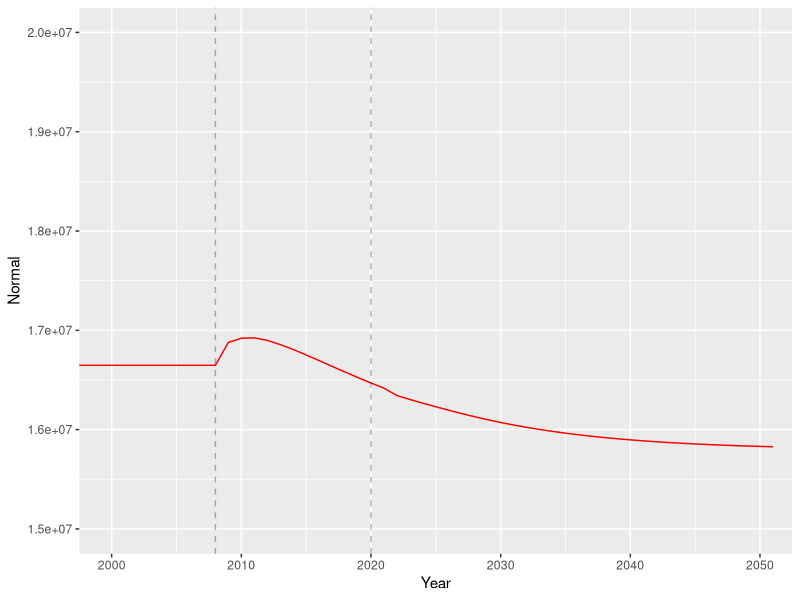
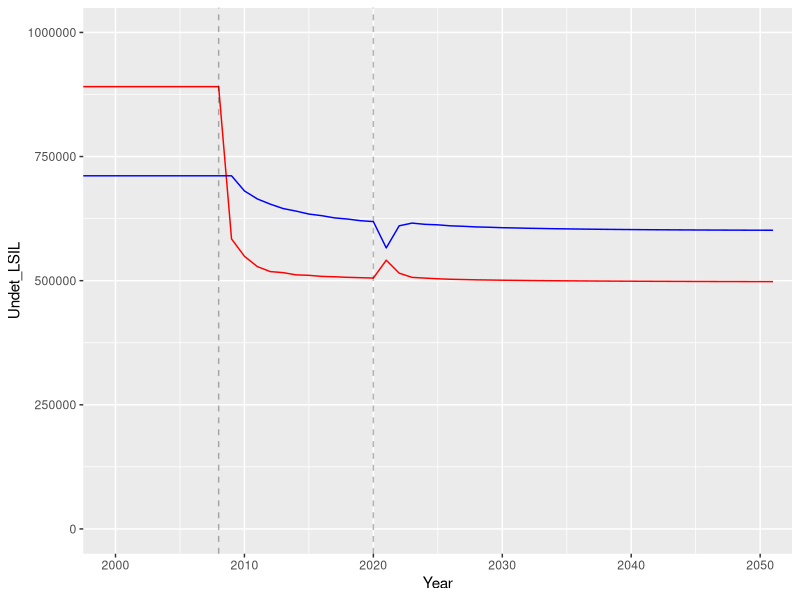
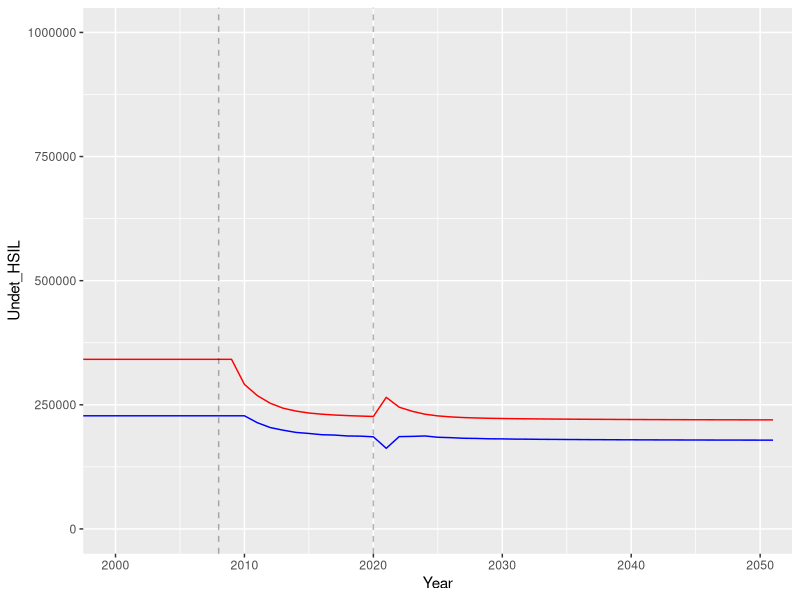
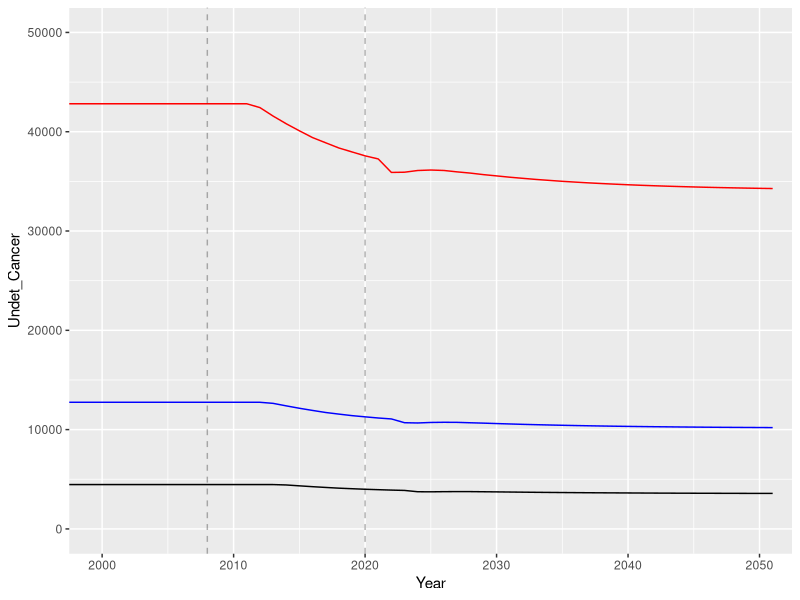

Here is the R script that generated these plots, in order:

## FINAL MODEL 2016 PARAMETERS ##

library(ggplot2)

### UNVACCINATED ###

#### Starting parameters
t = 1030
N.states = 8
#Pop_size = 154566548 #all women
#Pop_size = 44978865*(1-0.032) # women 18-39*adjustment for hysterectomies
Pop_size_1 = 14683822*0.4
Pop_size_2 = 10201392*0.4
Pop_size_3 = 19939084*0.4

# aging into cohort
age_in <- (1/20) # multiply by pop under 18
# aging up within cohort
age_up_0 <- 1/3 # proportion turning 21
age_up_1 <- 1/4 # proportion turning 25
age_up_2 <- 1/5 # proportion turning 30
# aging out of cohort
age_out <- 1/10 # proportion turning 40
# Dying
p_die_1 <- 74/100000 # proportion dying age 18-24
p_die_2_3 <- 164/100000 # proportion dying age 25-39

# undetected
norm_ulsil_0 <- 0.15
norm_ulsil_1 <- 0.08
norm_ulsil_2 <- 0.02
norm_ulsil_3 <- 0.01
ulsil_norm_1 <- 0.60
ulsil_norm_2_3 <- 0.4
ulsil_uhsil_1 <- 0.14
ulsil_uhsil_2_3 <- 0.35
uhsil_ulsil_1 <- 0.62
uhsil_ulsil_2_3 <- 0.20
uhsil_ucan <- 6.4/100000

# detected
norm_dlsil_1 <- norm_ulsil_1
norm_dlsil_2 <- norm_ulsil_2
norm_dlsil_3 <- norm_ulsil_3
dlsil_norm_1 <- ulsil_norm_1
dlsil_norm_2_3 <- ulsil_norm_2_3
dlsil_dhsil_1 <- ulsil_uhsil_1
dlsil_dhsil_2_3 <- ulsil_uhsil_2_3
dhsil_dlsil_1 <-  uhsil_ulsil_1
dhsil_dlsil_2_3 <-  uhsil_ulsil_2_3
dhsil_dcan <- uhsil_ucan
dcan_dcandeath <- 0.35

# treatment
dhsil_norm <- 0.9*0.9 # % success * % treated
dcan_norm <- 0.5*1 # % success (based on ~5 year survival) * % treated

# hysterectomies
hyst_1 <- -log(0.99)/10
hyst_2 <- -log(0.96)/10


# Starting number in each state

# Create years label
prefix = "Year"
suffix = seq(1:t)
years = paste(prefix, suffix, sep=" ")

# Create empty array
arr1 = array(NA, dim=c(t, N.states, 4), dimnames=list(years, c("Normal","Undet_LSIL","Det_LSIL","Undet_HSIL","Det_HSIL","Undet_Cancer","Det_Cancer","Cancer_Death"), c("18-20","21-24","25-29","30-39")))

# Assign starting prevalence of each state
prev1 = 0.8
prev2 = 0.1
prev3 = 0
prev4 = 0.1
prev5 = 0
prev6 = 0
prev7 = 0
prev8 = 0

# Assign starting states
set.seed(123)
arr1[1,,] <- rmultinom(1, (Pop_size_1+Pop_size_2+Pop_size_3), prob=c(prev1,prev2,prev3,prev4,prev5,prev6,prev7,prev8)) 

# Run model
for(i in 2:t){
  
  ########################### Variable rates ########################
  
  t.index <- i
  
  # screening
  ulsil_dlsil <- ifelse(t.index<1000|t.index>1000,0.83/3,(0.83/3)*0.6)
  uhsil_dhsil <- ifelse(t.index<1000|t.index>1000,0.83/3,(0.83/3)*0.6)
  #ucan_dcan <- ifelse(t.index<1000|t.index>1000,0.83/3,(0.83/3)*0.6)
  ucan_dcan <- 0.83/3
  
  # loss to follow up
  dlsil_uhsil <- ifelse(t.index<1000|t.index>1000,0.17/3,(0.17/3)*1.4)
  #dhsil_ucan <- ifelse(t.index<1000|t.index>1000,0.17/3,(0.17/3)*1.4)
  dhsil_ucan <- 0.17/3
  
  ########################### 18-20 ########################
  
  # Normal 18-20 (1)
  arr1[i,1,1] <- (arr1[(i-1),1,1]) +  
    (Pop_size_1*age_in) +        # age in (need to adjust this)
    (arr1[(i-1),2,1])*ulsil_norm_1 - # undetected LSIL regress to normal
    #(arr1[(i-1),5,1])*dhsil_norm + # detected HSIL treated to normal
    #(arr1[(i-1),3,1])*dlsil_norm_1 - # detected LSIL regress to normal
    (arr1[(i-1),1,1])*norm_ulsil_1 - # normal progress to undetected LSIL
    #(arr1[(i-1),1,1])*norm_dlsil_1 - # normal progress to detected LSIL
    (arr1[(i-1),1,1])*age_up_0 -   # age up
    (arr1[(i-1),1,1])*p_die_1        # die (unrelated)
  # LSIL undetected 18-20 (2)
  arr1[i,2,1] <- (arr1[(i-1),2,1]) + 
    # Age in (need to add this)
    (arr1[(i-1),1,1])*norm_ulsil_0 +  # normal progress to undetected LSIL
    (arr1[(i-1),4,1])*uhsil_ulsil_1 - # undetected HSIL regress to undetected LSIL
    (arr1[(i-1),2,1])*ulsil_norm_1 -  # undetected LSIL regress to normal
    (arr1[(i-1),2,1])*ulsil_uhsil_1 - # undetected LSIL progress to undetected HSIL
    #(arr1[(i-1),2,1])*ulsil_dlsil - # undetected LSIL screened to detected LSIL
    (arr1[(i-1),2,1])*age_up_0 -    # age up
    (arr1[(i-1),2,1])*p_die_1         # die (unrelated)
  # LSIL detected 18-20 (3) = 0
  arr1[i,3,1] <- (arr1[(i-1),3,1]) 
  # Age in (need to add this)
  #(arr1[(i-1),1,1])*norm_dlsil_1 +  # normal progress to detected LSIL
  #(arr1[(i-1),5,1])*dhsil_dlsil_1 + # detected HSIL regress to detected LSIL
  #(arr1[(i-1),2,1])*ulsil_dlsil - # undetected LSIL screened to detected LSIL
  #(arr1[(i-1),3,1])*dlsil_norm_1 -  # detected LSIL regress to normal
  #(arr1[(i-1),3,1])*dlsil_dhsil_1 - # detected LSIL progress to detected HSIL
  #(arr1[(i-1),3,1])*dlsil_uhsil - # detected LSIL LTFU to undetected HSIL
  #(arr1[(i-1),3,1])*age_up_1 -    # age up
  #(arr1[(i-1),3,1])*p_die_1         # die (unrelated)
  # HSIL undetected 18-20 (4) 
  arr1[i,4,1] <- (arr1[(i-1),4,1]) + 
    (arr1[(i-1),2,1])*ulsil_uhsil_1 + # undetected LSIL progress to undetected HSIL 
    (arr1[(i-1),3,1])*dlsil_uhsil - # detected LSIL progress to undetected HSIL
    (arr1[(i-1),4,1])*uhsil_ulsil_1 - # undetected HSIL regress to undetected LSIL
    #(arr1[(i-1),4,1])*uhsil_ucan -  # undetected HSIL progress to undetected cancer
    (arr1[(i-1),4,1])*uhsil_dhsil - # undetected HSIL screened to detected HSIL
    (arr1[(i-1),4,1])*age_up_0 -    # age up
    (arr1[(i-1),4,1])*p_die_1         # die (unrelated)
  # HSIL detected 18-20 (5) = 0
  arr1[i,5,1] <- (arr1[(i-1),5,1]) 
  #(arr1[(i-1),3,1])*dlsil_dhsil_1 + # detected LSIL progress to detected HSIL
  #(arr1[(i-1),4,1])*uhsil_dhsil - # undetected HSIL screened to detected HSIL
  #(arr1[(i-1),5,1])*dhsil_dlsil_1 - # detected HSIL regress to detected LSIL
  #(arr1[(i-1),5,1])*dhsil_norm -  # detected HSIL treated to normal
  #(arr1[(i-1),5,1])*age_up_1 -    # age up
  #(arr1[(i-1),5,1])*p_die_1         # die (unrelated)
  # Cancer undetected 18-20 (6) = 0
  arr1[i,6,1] <- (arr1[(i-1),6,1])
  # Cancer detected 18-20 (7) = 0
  arr1[i,7,1] <- (arr1[(i-1),7,1])
  # Cancer deaths 18-20 (8) = 0
  arr1[i,8,1] <- (arr1[(i-1),8,1])
  
  ########################### 21-24 ########################
  
  # Normal 21-24 (1)
  arr1[i,1,2] <- (arr1[(i-1),1,2]) +  
    (arr1[(i-1),1,1])*age_up_0 +   # age up
    (arr1[(i-1),2,2])*ulsil_norm_1 + # undetected LSIL regress to normal
    (arr1[(i-1),5,2])*dhsil_norm + # detected HSIL treated to normal
    (arr1[(i-1),3,2])*dlsil_norm_1 - # detected LSIL regress to normal
    (arr1[(i-1),1,2])*norm_ulsil_1 - # normal progress to undetected LSIL
    (arr1[(i-1),1,2])*norm_dlsil_1 - # normal progress to detected LSIL
    (arr1[(i-1),1,2])*age_up_1 -   # age up
    (arr1[(i-1),1,2])*hyst_1-        # hysterectomy
    (arr1[(i-1),1,2])*p_die_1        # die (unrelated)
  # LSIL undetected 21-24 (2)
  arr1[i,2,2] <- (arr1[(i-1),2,2]) + 
    (arr1[(i-1),2,1])*age_up_0 +   # age up
    (arr1[(i-1),1,2])*norm_ulsil_1 +  # normal progress to undetected LSIL
    (arr1[(i-1),4,2])*uhsil_ulsil_1 - # undetected HSIL regress to undetected LSIL
    (arr1[(i-1),2,2])*ulsil_norm_1 -  # undetected LSIL regress to normal
    (arr1[(i-1),2,2])*ulsil_uhsil_1 - # undetected LSIL progress to undetected HSIL
    (arr1[(i-1),2,2])*ulsil_dlsil - # undetected LSIL screened to detected LSIL
    (arr1[(i-1),2,2])*age_up_1 -    # age up
    (arr1[(i-1),2,2])*hyst_1-        # hysterectomy
    (arr1[(i-1),2,2])*p_die_1         # die (unrelated)
  # LSIL detected 21-24 (3)
  arr1[i,3,2] <- (arr1[(i-1),3,2]) + 
    (arr1[(i-1),3,1])*age_up_0 +   # age up
    (arr1[(i-1),1,2])*norm_dlsil_1 +  # normal progress to detected LSIL
    (arr1[(i-1),5,2])*dhsil_dlsil_1 + # detected HSIL regress to detected LSIL
    (arr1[(i-1),2,2])*ulsil_dlsil - # undetected LSIL screened to detected LSIL
    (arr1[(i-1),3,2])*dlsil_norm_1 -  # detected LSIL regress to normal
    (arr1[(i-1),3,2])*dlsil_dhsil_1 - # detected LSIL progress to detected HSIL
    (arr1[(i-1),3,2])*dlsil_uhsil - # detected LSIL LTFU to undetected HSIL
    (arr1[(i-1),3,2])*age_up_1 -    # age up
    (arr1[(i-1),3,2])*hyst_1-        # hysterectomy
    (arr1[(i-1),3,2])*p_die_1         # die (unrelated)
  # HSIL undetected 21-24 (4) 
  arr1[i,4,2] <- (arr1[(i-1),4,2]) + 
    (arr1[(i-1),4,1])*age_up_0 +   # age up
    (arr1[(i-1),2,2])*ulsil_uhsil_1 + # undetected LSIL progress to undetected HSIL 
    (arr1[(i-1),3,2])*dlsil_uhsil - # detected LSIL progress to undetected HSIL
    (arr1[(i-1),4,2])*uhsil_ulsil_1 - # undetected HSIL regress to undetected LSIL
    #(arr1[(i-1),4,1])*uhsil_ucan -  # undetected HSIL progress to undetected cancer
    (arr1[(i-1),4,2])*uhsil_dhsil - # undetected HSIL screened to detected HSIL
    (arr1[(i-1),4,2])*age_up_1 -    # age up
    (arr1[(i-1),4,2])*hyst_1-        # hysterectomy
    (arr1[(i-1),4,2])*p_die_1         # die (unrelated)
  # HSIL detected 21-24 (5)
  arr1[i,5,2] <- (arr1[(i-1),5,2]) + 
    (arr1[(i-1),5,1])*age_up_0 +   # age up
    (arr1[(i-1),3,2])*dlsil_dhsil_1 + # detected LSIL progress to detected HSIL
    (arr1[(i-1),4,2])*uhsil_dhsil - # undetected HSIL screened to detected HSIL
    (arr1[(i-1),5,2])*dhsil_dlsil_1 - # detected HSIL regress to detected LSIL
    (arr1[(i-1),5,2])*dhsil_norm -  # detected HSIL treated to normal
    (arr1[(i-1),5,2])*age_up_1 -    # age up
    (arr1[(i-1),5,2])*hyst_1-        # hysterectomy
    (arr1[(i-1),5,2])*p_die_1         # die (unrelated)
  # Cancer undetected 18-24 (6) = 0
  arr1[i,6,2] <- (arr1[(i-1),6,2])
  # Cancer detected 18-24 (7) = 0
  arr1[i,7,2] <- (arr1[(i-1),7,2])
  # Cancer deaths 18-24 (8) = 0
  arr1[i,8,2] <- (arr1[(i-1),8,2])
  
  ########################### 25-29 ########################
  
  # Normal 25-29 (1)
  arr1[i,1,3] <- (arr1[(i-1),1,3]) +  
    (arr1[(i-1),1,2])*age_up_1 +   # age up
    (arr1[(i-1),2,3])*ulsil_norm_2_3 + # undetected LSIL regress to normal
    (arr1[(i-1),5,3])*dhsil_norm + # detected HSIL treated to normal
    (arr1[(i-1),7,3])*dcan_norm +  # detected cancer treated to normal
    (arr1[(i-1),3,3])*dlsil_norm_2_3 - # detected LSIL regress to normal
    (arr1[(i-1),1,3])*norm_ulsil_2 - # normal progress to undetected LSIL
    (arr1[(i-1),1,3])*norm_dlsil_2 - # normal progress to detected LSIL
    (arr1[(i-1),1,3])*age_up_2 -   # age up 
    (arr1[(i-1),1,3])*hyst_1-        # hysterectomy
    (arr1[(i-1),1,3])*p_die_2_3      # die (unrelated)
  # LSIL undetected 25-29 (2)
  arr1[i,2,3] <- (arr1[(i-1),2,3]) + 
    (arr1[(i-1),2,2])*age_up_1 +   # age up
    (arr1[(i-1),1,3])*norm_ulsil_2 +  # normal progress to undetected LSIL
    (arr1[(i-1),4,3])*uhsil_ulsil_2_3 - # undetected HSIL regress to undetected LSIL
    (arr1[(i-1),2,3])*ulsil_norm_2_3 -  # undetected LSIL regress to normal
    (arr1[(i-1),2,3])*ulsil_uhsil_2_3 - # undetected LSIL progress to undetected HSIL
    (arr1[(i-1),2,3])*ulsil_dlsil - # undetected LSIL screened to detected LSIL
    (arr1[(i-1),2,3])*age_up_2 -     # age up
    (arr1[(i-1),2,3])*hyst_1-        # hysterectomy
    (arr1[(i-1),2,3])*p_die_2_3       # die (unrelated)
  # LSIL detected 25-29 (3)
  arr1[i,3,3] <- (arr1[(i-1),3,3]) + 
    (arr1[(i-1),3,2])*age_up_1 +   # age up
    (arr1[(i-1),1,3])*norm_dlsil_2 +  # normal progress to detected LSIL
    (arr1[(i-1),5,3])*dhsil_dlsil_2_3 + # detected HSIL regress to detected LSIL
    (arr1[(i-1),2,3])*ulsil_dlsil - # undetected LSIL screened to detected LSIL
    (arr1[(i-1),3,3])*dlsil_norm_2_3 -  # detected LSIL regress to normal
    (arr1[(i-1),3,3])*dlsil_dhsil_2_3 - # detected LSIL progress to detected HSIL
    (arr1[(i-1),3,3])*dlsil_uhsil - # detected LSIL LTFU to undetected HSIL
    (arr1[(i-1),3,3])*age_up_2 -     # age up
    (arr1[(i-1),3,3])*hyst_1-        # hysterectomy
    (arr1[(i-1),3,3])*p_die_2_3       # die (unrelated)
  # HSIL undetected 25-29 (4) 
  arr1[i,4,3] <- (arr1[(i-1),4,3]) + 
    (arr1[(i-1),4,2])*age_up_1 +   # age up
    (arr1[(i-1),2,3])*ulsil_uhsil_2_3 + # undetected LSIL progress to undetected HSIL 
    (arr1[(i-1),3,3])*dlsil_uhsil - # detected LSIL progress to undetected HSIL
    (arr1[(i-1),4,3])*uhsil_ulsil_2_3 - # undetected HSIL regress to undetected LSIL
    (arr1[(i-1),4,3])*uhsil_ucan -  # undetected HSIL progress to undetected cancer
    (arr1[(i-1),4,3])*uhsil_dhsil - # undetected HSIL screened to detected HSIL
    (arr1[(i-1),4,3])*age_up_2 -     # age up
    (arr1[(i-1),4,3])*hyst_1-        # hysterectomy
    (arr1[(i-1),4,3])*p_die_2_3       # die (unrelated)
  # HSIL detected 25-29 (5)
  arr1[i,5,3] <- (arr1[(i-1),5,3]) + 
    (arr1[(i-1),5,2])*age_up_1 +   # age up
    (arr1[(i-1),3,3])*dlsil_dhsil_2_3 + # detected LSIL progress to detected HSIL
    (arr1[(i-1),4,3])*uhsil_dhsil - # undetected HSIL screened to detected HSIL
    (arr1[(i-1),5,3])*dhsil_dlsil_2_3 - # detected HSIL regress to detected LSIL
    (arr1[(i-1),5,3])*dhsil_ucan -  # detected HSIL LTFU to undetected cancer
    (arr1[(i-1),5,3])*dhsil_dcan -  # detected HSIL progress to detected cancer
    (arr1[(i-1),5,3])*dhsil_norm -  # detected HSIL treated to normal
    (arr1[(i-1),5,3])*age_up_2 -     # age up
    (arr1[(i-1),5,3])*hyst_1-        # hysterectomy
    (arr1[(i-1),5,3])*p_die_2_3       # die (unrelated)
  # Cancer undetected 25-29 (6)
  arr1[i,6,3] <- (arr1[(i-1),6,3]) +
    (arr1[(i-1),4,3])*uhsil_ucan +  # undetected HSIL progress to undetected cancer
    (arr1[(i-1),5,3])*dhsil_ucan -  # detected HSIL progress to undetected cancer
    (arr1[(i-1),6,3])*ucan_dcan -   # undetected cancer screened to detected cancer
    (arr1[(i-1),6,3])*age_up_2 -     # age up
    (arr1[(i-1),6,3])*hyst_1-        # hysterectomy
    (arr1[(i-1),6,3])*p_die_2_3       # die (unrelated)
  # Cancer detected 25-29 (7)
  arr1[i,7,3] <- (arr1[(i-1),7,3]) +
    (arr1[(i-1),5,3])*dhsil_dcan +     # detected HSIL progress to detected cancer
    (arr1[(i-1),6,3])*ucan_dcan -      # undetected cancer screened to detected cancer
    (arr1[(i-1),7,3])*dcan_dcandeath - # detected cancer progress to cancer death
    (arr1[(i-1),7,3])*dcan_norm -      # detected cancer treated to normal
    (arr1[(i-1),7,3])*age_up_2 -        # age out
    (arr1[(i-1),7,3])*p_die_2_3          # die (unrelated)
  # Cancer deaths 25-29 (8)
  arr1[i,8,3] <-
    (arr1[(i-1),7,3])*dcan_dcandeath # detected cancer progress to cancer death
  
  ########################### 30-39 ########################
  
  # Normal 30-39 (1)
  arr1[i,1,4] <- (arr1[(i-1),1,4]) +  
    (arr1[(i-1),1,3])*age_up_2 +   # age up
    (arr1[(i-1),2,4])*ulsil_norm_2_3 + # undetected LSIL regress to normal
    (arr1[(i-1),5,4])*dhsil_norm + # detected HSIL treated to normal
    (arr1[(i-1),7,4])*dcan_norm +  # detected cancer treated to normal
    (arr1[(i-1),3,4])*dlsil_norm_2_3 - # detected LSIL regress to normal
    (arr1[(i-1),1,4])*norm_ulsil_3 - # normal progress to undetected LSIL
    (arr1[(i-1),1,4])*norm_dlsil_3 - # normal progress to detected LSIL
    (arr1[(i-1),1,4])*age_out -    # age out
    (arr1[(i-1),1,4])*hyst_2-        # hysterectomy
    (arr1[(i-1),1,4])*p_die_2_3      # die (unrelated)
  # LSIL undetected 25-39 (2)
  arr1[i,2,4] <- (arr1[(i-1),2,4]) + 
    (arr1[(i-1),2,3])*age_up_2 +   # age up
    (arr1[(i-1),1,4])*norm_ulsil_3 +  # normal progress to undetected LSIL
    (arr1[(i-1),4,4])*uhsil_ulsil_2_3 - # undetected HSIL regress to undetected LSIL
    (arr1[(i-1),2,4])*ulsil_norm_2_3 -  # undetected LSIL regress to normal
    (arr1[(i-1),2,4])*ulsil_uhsil_2_3 - # undetected LSIL progress to undetected HSIL
    (arr1[(i-1),2,4])*ulsil_dlsil - # undetected LSIL screened to detected LSIL
    (arr1[(i-1),2,4])*age_out -     # age out
    (arr1[(i-1),2,4])*hyst_2-        # hysterectomy
    (arr1[(i-1),2,4])*p_die_2_3       # die (unrelated)
  # LSIL detected 25-39 (3)
  arr1[i,3,4] <- (arr1[(i-1),3,4]) + 
    (arr1[(i-1),3,3])*age_up_2 +   # age up
    (arr1[(i-1),1,4])*norm_dlsil_3 +  # normal progress to detected LSIL
    (arr1[(i-1),5,4])*dhsil_dlsil_2_3 + # detected HSIL regress to detected LSIL
    (arr1[(i-1),2,4])*ulsil_dlsil - # undetected LSIL screened to detected LSIL
    (arr1[(i-1),3,4])*dlsil_norm_2_3 -  # detected LSIL regress to normal
    (arr1[(i-1),3,4])*dlsil_dhsil_2_3 - # detected LSIL progress to detected HSIL
    (arr1[(i-1),3,4])*dlsil_uhsil - # detected LSIL LTFU to undetected HSIL
    (arr1[(i-1),3,4])*age_out -     # age out
    (arr1[(i-1),3,4])*hyst_2-        # hysterectomy
    (arr1[(i-1),3,4])*p_die_2_3       # die (unrelated)
  # HSIL undetected 25-39 (4) 
  arr1[i,4,4] <- (arr1[(i-1),4,4]) + 
    (arr1[(i-1),4,3])*age_up_2 +   # age up
    (arr1[(i-1),2,4])*ulsil_uhsil_2_3 + # undetected LSIL progress to undetected HSIL 
    (arr1[(i-1),3,4])*dlsil_uhsil - # detected LSIL progress to undetected HSIL
    (arr1[(i-1),4,4])*uhsil_ulsil_2_3 - # undetected HSIL regress to undetected LSIL
    (arr1[(i-1),4,4])*uhsil_ucan -  # undetected HSIL progress to undetected cancer
    (arr1[(i-1),4,4])*uhsil_dhsil - # undetected HSIL screened to detected HSIL
    (arr1[(i-1),4,4])*age_out -     # age out
    (arr1[(i-1),4,4])*hyst_2-        # hysterectomy
    (arr1[(i-1),4,4])*p_die_2_3       # die (unrelated)
  # HSIL detected 25-39 (5)
  arr1[i,5,4] <- (arr1[(i-1),5,4]) + 
    (arr1[(i-1),5,3])*age_up_2 +   # age up
    (arr1[(i-1),3,4])*dlsil_dhsil_2_3 + # detected LSIL progress to detected HSIL
    (arr1[(i-1),4,4])*uhsil_dhsil - # undetected HSIL screened to detected HSIL
    (arr1[(i-1),5,4])*dhsil_dlsil_2_3 - # detected HSIL regress to detected LSIL
    (arr1[(i-1),5,4])*dhsil_ucan -  # detected HSIL LTFU to undetected cancer
    (arr1[(i-1),5,4])*dhsil_dcan -  # detected HSIL progress to detected cancer
    (arr1[(i-1),5,4])*dhsil_norm -  # detected HSIL treated to normal
    (arr1[(i-1),5,4])*age_out -     # age out
    (arr1[(i-1),5,4])*hyst_2-        # hysterectomy
    (arr1[(i-1),5,4])*p_die_2_3       # die (unrelated)
  # Cancer undetected 25-39 (6)
  arr1[i,6,4] <- (arr1[(i-1),6,4]) +
    (arr1[(i-1),6,4])*age_up_2 +   # age up
    (arr1[(i-1),4,4])*uhsil_ucan +  # undetected HSIL progress to undetected cancer
    (arr1[(i-1),5,4])*dhsil_ucan -  # detected HSIL progress to undetected cancer
    (arr1[(i-1),6,4])*ucan_dcan -   # undetected cancer screened to detected cancer
    (arr1[(i-1),6,4])*age_out -     # age out
    (arr1[(i-1),6,4])*hyst_2-        # hysterectomy
    (arr1[(i-1),6,4])*p_die_2_3       # die (unrelated)
  # Cancer detected 25-39 (7)
  arr1[i,7,4] <- (arr1[(i-1),7,4]) +
    (arr1[(i-1),7,3])*age_up_2 +   # age up
    (arr1[(i-1),5,4])*dhsil_dcan +     # detected HSIL progress to detected cancer
    (arr1[(i-1),6,4])*ucan_dcan -      # undetected cancer screened to detected cancer
    (arr1[(i-1),7,4])*dcan_dcandeath - # detected cancer progress to cancer death
    (arr1[(i-1),7,4])*dcan_norm -      # detected cancer treated to normal
    (arr1[(i-1),7,4])*age_out -        # age out
    (arr1[(i-1),7,4])*p_die_2_3          # die (unrelated)
  # Cancer deaths 25-39 (8)
  arr1[i,8,4] <-
    (arr1[(i-1),7,4])*dcan_dcandeath # detected cancer progress to cancer death
}

arr1 <- round(arr1,0)

# Vector of HSIL, cancer, and cancer death at steady state for iteration
result <- apply(arr1, 2L, rowSums)
final_result <- as.data.frame(result[nrow(result),])

# Log likelihood of result vs predicted
LL <- sum(dpois(final_result[c(5,7,8),], c(196000*0.4,10510*0.4,3400*0.4), log=TRUE))

Results <- final_result[c(5,7,8),]

Results_3 <- final_result[c(5,6,8),]

# Plot results

result_2 <- as.data.frame(result)
result_3 <- as.data.frame(tibble::rownames_to_column(result_2, "Year"))
result_3$Year.No <- seq(1:t)



### VACCINATED ###

#### Starting parameters
Pop_size_1 = 14683822*0.6
Pop_size_2 = 10201392*0.6
Pop_size_3 = 19939084*0.6

# Create empty array
arr1 = array(NA, dim=c(t, N.states, 4), dimnames=list(years, c("Normal","Undet_LSIL","Det_LSIL","Undet_HSIL","Det_HSIL","Undet_Cancer","Det_Cancer","Cancer Death"), c("18-20","21-24","25-29","30-39")))

# Assign starting prevalence of each state
prev1 = 0.8
prev2 = 0.1
prev3 = 0
prev4 = 0.1
prev5 = 0
prev6 = 0
prev7 = 0
prev8 = 0

# Assign starting states
set.seed(123)
arr1[1,,] <- rmultinom(1, (Pop_size_1+Pop_size_2+Pop_size_3), prob=c(prev1,prev2,prev3,prev4,prev5,prev6,prev7,prev8)) 

# Run model
for(i in 2:t){
  
  ########################### Variable rates ########################
  
  t.index <- i
  
  norm_ulsil_0 <- ifelse(t.index<988, 0.15, 0.15*0.2)
  norm_ulsil_1 <- ifelse(t.index<988, 0.08, 0.08*0.2)
  norm_ulsil_2 <- ifelse(t.index<988, 0.02, 0.02*0.2)
  
  # screening
  ulsil_dlsil <- ifelse(t.index<1000|t.index>1000,0.83/3,(0.83/3)*0.6)
  uhsil_dhsil <- ifelse(t.index<1000|t.index>1000,0.83/3,(0.83/3)*0.6)
  #ucan_dcan <- ifelse(t.index<1000|t.index>1000,0.83/3,(0.83/3)*0.6)
  ucan_dcan <- 0.83/3
  
  # loss to follow up
  dlsil_uhsil <- ifelse(t.index<1000|t.index>1000,0.17/3,(0.17/3)*1.4)
  #dhsil_ucan <- ifelse(t.index<1000|t.index>1000,0.17/3,(0.17/3)*1.4)
  dhsil_ucan <- 0.17/3
  
  ########################### 18-20 ########################
  
  # Normal 18-20 (1)
  arr1[i,1,1] <- (arr1[(i-1),1,1]) +  
    (Pop_size_1*age_in) +        # age in (need to adjust this)
    (arr1[(i-1),2,1])*ulsil_norm_1 - # undetected LSIL regress to normal
    #(arr1[(i-1),5,1])*dhsil_norm + # detected HSIL treated to normal
    #(arr1[(i-1),3,1])*dlsil_norm_1 - # detected LSIL regress to normal
    (arr1[(i-1),1,1])*norm_ulsil_1 - # normal progress to undetected LSIL
    #(arr1[(i-1),1,1])*norm_dlsil_1 - # normal progress to detected LSIL
    (arr1[(i-1),1,1])*age_up_0 -   # age up
    (arr1[(i-1),1,1])*p_die_1        # die (unrelated)
  # LSIL undetected 18-20 (2)
  arr1[i,2,1] <- (arr1[(i-1),2,1]) + 
    # Age in (need to add this)
    (arr1[(i-1),1,1])*norm_ulsil_0 +  # normal progress to undetected LSIL
    (arr1[(i-1),4,1])*uhsil_ulsil_1 - # undetected HSIL regress to undetected LSIL
    (arr1[(i-1),2,1])*ulsil_norm_1 -  # undetected LSIL regress to normal
    (arr1[(i-1),2,1])*ulsil_uhsil_1 - # undetected LSIL progress to undetected HSIL
    #(arr1[(i-1),2,1])*ulsil_dlsil - # undetected LSIL screened to detected LSIL
    (arr1[(i-1),2,1])*age_up_0 -    # age up
    (arr1[(i-1),2,1])*p_die_1         # die (unrelated)
  # LSIL detected 18-20 (3) = 0
  arr1[i,3,1] <- (arr1[(i-1),3,1]) 
  # Age in (need to add this)
  #(arr1[(i-1),1,1])*norm_dlsil_1 +  # normal progress to detected LSIL
  #(arr1[(i-1),5,1])*dhsil_dlsil_1 + # detected HSIL regress to detected LSIL
  #(arr1[(i-1),2,1])*ulsil_dlsil - # undetected LSIL screened to detected LSIL
  #(arr1[(i-1),3,1])*dlsil_norm_1 -  # detected LSIL regress to normal
  #(arr1[(i-1),3,1])*dlsil_dhsil_1 - # detected LSIL progress to detected HSIL
  #(arr1[(i-1),3,1])*dlsil_uhsil - # detected LSIL LTFU to undetected HSIL
  #(arr1[(i-1),3,1])*age_up_1 -    # age up
  #(arr1[(i-1),3,1])*p_die_1         # die (unrelated)
  # HSIL undetected 18-20 (4) 
  arr1[i,4,1] <- (arr1[(i-1),4,1]) + 
    (arr1[(i-1),2,1])*ulsil_uhsil_1 + # undetected LSIL progress to undetected HSIL 
    (arr1[(i-1),3,1])*dlsil_uhsil - # detected LSIL progress to undetected HSIL
    (arr1[(i-1),4,1])*uhsil_ulsil_1 - # undetected HSIL regress to undetected LSIL
    #(arr1[(i-1),4,1])*uhsil_ucan -  # undetected HSIL progress to undetected cancer
    (arr1[(i-1),4,1])*uhsil_dhsil - # undetected HSIL screened to detected HSIL
    (arr1[(i-1),4,1])*age_up_0 -    # age up
    (arr1[(i-1),4,1])*p_die_1         # die (unrelated)
  # HSIL detected 18-20 (5) = 0
  arr1[i,5,1] <- (arr1[(i-1),5,1]) 
  #(arr1[(i-1),3,1])*dlsil_dhsil_1 + # detected LSIL progress to detected HSIL
  #(arr1[(i-1),4,1])*uhsil_dhsil - # undetected HSIL screened to detected HSIL
  #(arr1[(i-1),5,1])*dhsil_dlsil_1 - # detected HSIL regress to detected LSIL
  #(arr1[(i-1),5,1])*dhsil_norm -  # detected HSIL treated to normal
  #(arr1[(i-1),5,1])*age_up_1 -    # age up
  #(arr1[(i-1),5,1])*p_die_1         # die (unrelated)
  # Cancer undetected 18-20 (6) = 0
  arr1[i,6,1] <- (arr1[(i-1),6,1])
  # Cancer detected 18-20 (7) = 0
  arr1[i,7,1] <- (arr1[(i-1),7,1])
  # Cancer deaths 18-20 (8) = 0
  arr1[i,8,1] <- (arr1[(i-1),8,1])
  
  ########################### 21-24 ########################
  
  # Normal 21-24 (1)
  arr1[i,1,2] <- (arr1[(i-1),1,2]) +  
    (arr1[(i-1),1,1])*age_up_0 +   # age up
    (arr1[(i-1),2,2])*ulsil_norm_1 + # undetected LSIL regress to normal
    (arr1[(i-1),5,2])*dhsil_norm + # detected HSIL treated to normal
    (arr1[(i-1),3,2])*dlsil_norm_1 - # detected LSIL regress to normal
    (arr1[(i-1),1,2])*norm_ulsil_1 - # normal progress to undetected LSIL
    (arr1[(i-1),1,2])*norm_dlsil_1 - # normal progress to detected LSIL
    (arr1[(i-1),1,2])*age_up_1 -   # age up
    (arr1[(i-1),1,2])*p_die_1        # die (unrelated)
  # LSIL undetected 21-24 (2)
  arr1[i,2,2] <- (arr1[(i-1),2,2]) + 
    (arr1[(i-1),2,1])*age_up_0 +   # age up
    (arr1[(i-1),1,2])*norm_ulsil_1 +  # normal progress to undetected LSIL
    (arr1[(i-1),4,2])*uhsil_ulsil_1 - # undetected HSIL regress to undetected LSIL
    (arr1[(i-1),2,2])*ulsil_norm_1 -  # undetected LSIL regress to normal
    (arr1[(i-1),2,2])*ulsil_uhsil_1 - # undetected LSIL progress to undetected HSIL
    (arr1[(i-1),2,2])*ulsil_dlsil - # undetected LSIL screened to detected LSIL
    (arr1[(i-1),2,2])*age_up_1 -    # age up
    (arr1[(i-1),2,2])*p_die_1         # die (unrelated)
  # LSIL detected 21-24 (3)
  arr1[i,3,2] <- (arr1[(i-1),3,2]) + 
    (arr1[(i-1),3,1])*age_up_0 +   # age up
    (arr1[(i-1),1,2])*norm_dlsil_1 +  # normal progress to detected LSIL
    (arr1[(i-1),5,2])*dhsil_dlsil_1 + # detected HSIL regress to detected LSIL
    (arr1[(i-1),2,2])*ulsil_dlsil - # undetected LSIL screened to detected LSIL
    (arr1[(i-1),3,2])*dlsil_norm_1 -  # detected LSIL regress to normal
    (arr1[(i-1),3,2])*dlsil_dhsil_1 - # detected LSIL progress to detected HSIL
    (arr1[(i-1),3,2])*dlsil_uhsil - # detected LSIL LTFU to undetected HSIL
    (arr1[(i-1),3,2])*age_up_1 -    # age up
    (arr1[(i-1),3,2])*p_die_1         # die (unrelated)
  # HSIL undetected 21-24 (4) 
  arr1[i,4,2] <- (arr1[(i-1),4,2]) + 
    (arr1[(i-1),4,1])*age_up_0 +   # age up
    (arr1[(i-1),2,2])*ulsil_uhsil_1 + # undetected LSIL progress to undetected HSIL 
    (arr1[(i-1),3,2])*dlsil_uhsil - # detected LSIL progress to undetected HSIL
    (arr1[(i-1),4,2])*uhsil_ulsil_1 - # undetected HSIL regress to undetected LSIL
    #(arr1[(i-1),4,1])*uhsil_ucan -  # undetected HSIL progress to undetected cancer
    (arr1[(i-1),4,2])*uhsil_dhsil - # undetected HSIL screened to detected HSIL
    (arr1[(i-1),4,2])*age_up_1 -    # age up
    (arr1[(i-1),4,2])*p_die_1         # die (unrelated)
  # HSIL detected 21-24 (5)
  arr1[i,5,2] <- (arr1[(i-1),5,2]) + 
    (arr1[(i-1),5,1])*age_up_0 +   # age up
    (arr1[(i-1),3,2])*dlsil_dhsil_1 + # detected LSIL progress to detected HSIL
    (arr1[(i-1),4,2])*uhsil_dhsil - # undetected HSIL screened to detected HSIL
    (arr1[(i-1),5,2])*dhsil_dlsil_1 - # detected HSIL regress to detected LSIL
    (arr1[(i-1),5,2])*dhsil_norm -  # detected HSIL treated to normal
    (arr1[(i-1),5,2])*age_up_1 -    # age up
    (arr1[(i-1),5,2])*p_die_1         # die (unrelated)
  # Cancer undetected 18-24 (6) = 0
  arr1[i,6,2] <- (arr1[(i-1),6,2])
  # Cancer detected 18-24 (7) = 0
  arr1[i,7,2] <- (arr1[(i-1),7,2])
  # Cancer deaths 18-24 (8) = 0
  arr1[i,8,2] <- (arr1[(i-1),8,2])
  
  ########################### 25-29 ########################
  
  # Normal 25-29 (1)
  arr1[i,1,3] <- (arr1[(i-1),1,3]) +  
    (arr1[(i-1),1,2])*age_up_1 +   # age up
    (arr1[(i-1),2,3])*ulsil_norm_2_3 + # undetected LSIL regress to normal
    (arr1[(i-1),5,3])*dhsil_norm + # detected HSIL treated to normal
    (arr1[(i-1),7,3])*dcan_norm +  # detected cancer treated to normal
    (arr1[(i-1),3,3])*dlsil_norm_2_3 - # detected LSIL regress to normal
    (arr1[(i-1),1,3])*norm_ulsil_2 - # normal progress to undetected LSIL
    (arr1[(i-1),1,3])*norm_dlsil_2 - # normal progress to detected LSIL
    (arr1[(i-1),1,3])*age_up_2 -   # age up 
    (arr1[(i-1),1,3])*p_die_2_3      # die (unrelated)
  # LSIL undetected 25-29 (2)
  arr1[i,2,3] <- (arr1[(i-1),2,3]) + 
    (arr1[(i-1),2,2])*age_up_1 +   # age up
    (arr1[(i-1),1,3])*norm_ulsil_2 +  # normal progress to undetected LSIL
    (arr1[(i-1),4,3])*uhsil_ulsil_2_3 - # undetected HSIL regress to undetected LSIL
    (arr1[(i-1),2,3])*ulsil_norm_2_3 -  # undetected LSIL regress to normal
    (arr1[(i-1),2,3])*ulsil_uhsil_2_3 - # undetected LSIL progress to undetected HSIL
    (arr1[(i-1),2,3])*ulsil_dlsil - # undetected LSIL screened to detected LSIL
    (arr1[(i-1),2,3])*age_up_2 -     # age out
    (arr1[(i-1),2,3])*p_die_2_3       # die (unrelated)
  # LSIL detected 25-29 (3)
  arr1[i,3,3] <- (arr1[(i-1),3,3]) + 
    (arr1[(i-1),3,2])*age_up_1 +   # age up
    (arr1[(i-1),1,3])*norm_dlsil_2 +  # normal progress to detected LSIL
    (arr1[(i-1),5,3])*dhsil_dlsil_2_3 + # detected HSIL regress to detected LSIL
    (arr1[(i-1),2,3])*ulsil_dlsil - # undetected LSIL screened to detected LSIL
    (arr1[(i-1),3,3])*dlsil_norm_2_3 -  # detected LSIL regress to normal
    (arr1[(i-1),3,3])*dlsil_dhsil_2_3 - # detected LSIL progress to detected HSIL
    (arr1[(i-1),3,3])*dlsil_uhsil - # detected LSIL LTFU to undetected HSIL
    (arr1[(i-1),3,3])*age_up_2 -     # age out
    (arr1[(i-1),3,3])*p_die_2_3       # die (unrelated)
  # HSIL undetected 25-29 (4) 
  arr1[i,4,3] <- (arr1[(i-1),4,3]) + 
    (arr1[(i-1),4,2])*age_up_1 +   # age up
    (arr1[(i-1),2,3])*ulsil_uhsil_2_3 + # undetected LSIL progress to undetected HSIL 
    (arr1[(i-1),3,3])*dlsil_uhsil - # detected LSIL progress to undetected HSIL
    (arr1[(i-1),4,3])*uhsil_ulsil_2_3 - # undetected HSIL regress to undetected LSIL
    (arr1[(i-1),4,3])*uhsil_ucan -  # undetected HSIL progress to undetected cancer
    (arr1[(i-1),4,3])*uhsil_dhsil - # undetected HSIL screened to detected HSIL
    (arr1[(i-1),4,3])*age_up_2 -     # age out
    (arr1[(i-1),4,3])*p_die_2_3       # die (unrelated)
  # HSIL detected 25-29 (5)
  arr1[i,5,3] <- (arr1[(i-1),5,3]) + 
    (arr1[(i-1),5,2])*age_up_1 +   # age up
    (arr1[(i-1),3,3])*dlsil_dhsil_2_3 + # detected LSIL progress to detected HSIL
    (arr1[(i-1),4,3])*uhsil_dhsil - # undetected HSIL screened to detected HSIL
    (arr1[(i-1),5,3])*dhsil_dlsil_2_3 - # detected HSIL regress to detected LSIL
    (arr1[(i-1),5,3])*dhsil_ucan -  # detected HSIL LTFU to undetected cancer
    (arr1[(i-1),5,3])*dhsil_dcan -  # detected HSIL progress to detected cancer
    (arr1[(i-1),5,3])*dhsil_norm -  # detected HSIL treated to normal
    (arr1[(i-1),5,3])*age_up_2 -     # age out
    (arr1[(i-1),5,3])*p_die_2_3       # die (unrelated)
  # Cancer undetected 25-29 (6)
  arr1[i,6,3] <- (arr1[(i-1),6,3]) +
    (arr1[(i-1),4,3])*uhsil_ucan +  # undetected HSIL progress to undetected cancer
    (arr1[(i-1),5,3])*dhsil_ucan -  # detected HSIL progress to undetected cancer
    (arr1[(i-1),6,3])*ucan_dcan -   # undetected cancer screened to detected cancer
    (arr1[(i-1),6,3])*age_up_2 -     # age out
    (arr1[(i-1),6,3])*p_die_2_3       # die (unrelated)
  # Cancer detected 25-29 (7)
  arr1[i,7,3] <- (arr1[(i-1),7,3]) +
    (arr1[(i-1),5,3])*dhsil_dcan +     # detected HSIL progress to detected cancer
    (arr1[(i-1),6,3])*ucan_dcan -      # undetected cancer screened to detected cancer
    (arr1[(i-1),7,3])*dcan_dcandeath - # detected cancer progress to cancer death
    (arr1[(i-1),7,3])*dcan_norm -      # detected cancer treated to normal
    (arr1[(i-1),7,3])*age_up_2 -        # age out
    (arr1[(i-1),7,3])*p_die_2_3          # die (unrelated)
  # Cancer deaths 25-29 (8)
  arr1[i,8,3] <-
    (arr1[(i-1),7,3])*dcan_dcandeath # detected cancer progress to cancer death
  
  ########################### 30-39 ########################
  
  # Normal 30-39 (1)
  arr1[i,1,4] <- (arr1[(i-1),1,4]) +  
    (arr1[(i-1),1,3])*age_up_2 +   # age up
    (arr1[(i-1),2,4])*ulsil_norm_2_3 + # undetected LSIL regress to normal
    (arr1[(i-1),5,4])*dhsil_norm + # detected HSIL treated to normal
    (arr1[(i-1),7,4])*dcan_norm +  # detected cancer treated to normal
    (arr1[(i-1),3,4])*dlsil_norm_2_3 - # detected LSIL regress to normal
    (arr1[(i-1),1,4])*norm_ulsil_3 - # normal progress to undetected LSIL
    (arr1[(i-1),1,4])*norm_dlsil_3 - # normal progress to detected LSIL
    (arr1[(i-1),1,4])*age_out -    # age out
    (arr1[(i-1),1,4])*p_die_2_3      # die (unrelated)
  # LSIL undetected 25-39 (2)
  arr1[i,2,4] <- (arr1[(i-1),2,4]) + 
    (arr1[(i-1),2,3])*age_up_2 +   # age up
    (arr1[(i-1),1,4])*norm_ulsil_3 +  # normal progress to undetected LSIL
    (arr1[(i-1),4,4])*uhsil_ulsil_2_3 - # undetected HSIL regress to undetected LSIL
    (arr1[(i-1),2,4])*ulsil_norm_2_3 -  # undetected LSIL regress to normal
    (arr1[(i-1),2,4])*ulsil_uhsil_2_3 - # undetected LSIL progress to undetected HSIL
    (arr1[(i-1),2,4])*ulsil_dlsil - # undetected LSIL screened to detected LSIL
    (arr1[(i-1),2,4])*age_out -     # age out
    (arr1[(i-1),2,4])*p_die_2_3       # die (unrelated)
  # LSIL detected 25-39 (3)
  arr1[i,3,4] <- (arr1[(i-1),3,4]) + 
    (arr1[(i-1),3,3])*age_up_2 +   # age up
    (arr1[(i-1),1,4])*norm_dlsil_3 +  # normal progress to detected LSIL
    (arr1[(i-1),5,4])*dhsil_dlsil_2_3 + # detected HSIL regress to detected LSIL
    (arr1[(i-1),2,4])*ulsil_dlsil - # undetected LSIL screened to detected LSIL
    (arr1[(i-1),3,4])*dlsil_norm_2_3 -  # detected LSIL regress to normal
    (arr1[(i-1),3,4])*dlsil_dhsil_2_3 - # detected LSIL progress to detected HSIL
    (arr1[(i-1),3,4])*dlsil_uhsil - # detected LSIL LTFU to undetected HSIL
    (arr1[(i-1),3,4])*age_out -     # age out
    (arr1[(i-1),3,4])*p_die_2_3       # die (unrelated)
  # HSIL undetected 25-39 (4) 
  arr1[i,4,4] <- (arr1[(i-1),4,4]) + 
    (arr1[(i-1),4,3])*age_up_2 +   # age up
    (arr1[(i-1),2,4])*ulsil_uhsil_2_3 + # undetected LSIL progress to undetected HSIL 
    (arr1[(i-1),3,4])*dlsil_uhsil - # detected LSIL progress to undetected HSIL
    (arr1[(i-1),4,4])*uhsil_ulsil_2_3 - # undetected HSIL regress to undetected LSIL
    (arr1[(i-1),4,4])*uhsil_ucan -  # undetected HSIL progress to undetected cancer
    (arr1[(i-1),4,4])*uhsil_dhsil - # undetected HSIL screened to detected HSIL
    (arr1[(i-1),4,4])*age_out -     # age out
    (arr1[(i-1),4,4])*p_die_2_3       # die (unrelated)
  # HSIL detected 25-39 (5)
  arr1[i,5,4] <- (arr1[(i-1),5,4]) + 
    (arr1[(i-1),5,3])*age_up_2 +   # age up
    (arr1[(i-1),3,4])*dlsil_dhsil_2_3 + # detected LSIL progress to detected HSIL
    (arr1[(i-1),4,4])*uhsil_dhsil - # undetected HSIL screened to detected HSIL
    (arr1[(i-1),5,4])*dhsil_dlsil_2_3 - # detected HSIL regress to detected LSIL
    (arr1[(i-1),5,4])*dhsil_ucan -  # detected HSIL LTFU to undetected cancer
    (arr1[(i-1),5,4])*dhsil_dcan -  # detected HSIL progress to detected cancer
    (arr1[(i-1),5,4])*dhsil_norm -  # detected HSIL treated to normal
    (arr1[(i-1),5,4])*age_out -     # age out
    (arr1[(i-1),5,4])*p_die_2_3       # die (unrelated)
  # Cancer undetected 25-39 (6)
  arr1[i,6,4] <- (arr1[(i-1),6,4]) +
    (arr1[(i-1),6,4])*age_up_2 +   # age up
    (arr1[(i-1),4,4])*uhsil_ucan +  # undetected HSIL progress to undetected cancer
    (arr1[(i-1),5,4])*dhsil_ucan -  # detected HSIL progress to undetected cancer
    (arr1[(i-1),6,4])*ucan_dcan -   # undetected cancer screened to detected cancer
    (arr1[(i-1),6,4])*age_out -     # age out
    (arr1[(i-1),6,4])*p_die_2_3       # die (unrelated)
  # Cancer detected 25-39 (7)
  arr1[i,7,4] <- (arr1[(i-1),7,4]) +
    (arr1[(i-1),7,3])*age_up_2 +   # age up
    (arr1[(i-1),5,4])*dhsil_dcan +     # detected HSIL progress to detected cancer
    (arr1[(i-1),6,4])*ucan_dcan -      # undetected cancer screened to detected cancer
    (arr1[(i-1),7,4])*dcan_dcandeath - # detected cancer progress to cancer death
    (arr1[(i-1),7,4])*dcan_norm -      # detected cancer treated to normal
    (arr1[(i-1),7,4])*age_out -        # age out
    (arr1[(i-1),7,4])*p_die_2_3          # die (unrelated)
  # Cancer deaths 25-39 (8)
  arr1[i,8,4] <-
    (arr1[(i-1),7,4])*dcan_dcandeath # detected cancer progress to cancer death
}

arr1 <- round(arr1,0)

# Vector of HSIL, cancer, and cancer death at steady state for iteration
result_5 <- apply(arr1, 2L, rowSums)
final_result_2 <- as.data.frame(result_5[nrow(result_5),])

# Log likelihood of result vs predicted
LL_2 <- sum(dpois(final_result_2[c(5,7,8),], c(196000*0.6,10510*0.6,3400*0.6), log=TRUE))

Results_2 <- final_result_2[c(5,7,8),]

Results_4 <- final_result_2[c(4,6,8),]


# Plot results

result_6 <- as.data.frame(result_5)
result_7 <- as.data.frame(tibble::rownames_to_column(result_6, "Year"))
result_7$Year.No <- seq(1:t)



################### COMBINED RESULTS ###################

Results_all = Results+Results_2 # final results

result_tot <- result_3[,-1] + result_7[,-1]
#View(result_tot)

result_tot$Year.No <- result_tot$Year.No/2
result_tot$Year <- result_tot$Year.No+(2008-987)

# Combined LSIL undetected and detected
result_tot$All_LSIL <- result_tot$Undet_LSIL + result_tot$Det_LSIL
# Combine HSIL undetected and detected
result_tot$All_HSIL <- result_tot$Undet_HSIL + result_tot$Det_HSIL
# Combined Cancer undetected and detected 
result_tot$All_Cancer <- result_tot$Undet_Cancer + result_tot$Det_Cancer

# Normal
p_Norm<-ggplot(result_tot, aes(x=Year)) +
  geom_line(aes(y=Normal), colour="red") + 
  coord_cartesian(
    xlim = c(2000,2050),
    ylim = c(15000000,20000000)) +
  geom_vline(xintercept = 2008,linetype="dashed",alpha=0.3) +
  geom_vline(xintercept = 2020,linetype="dashed",alpha=0.3)
p_Norm


# LSIL
p_LSIL<-ggplot(result_tot, aes(x=Year)) +
  geom_line(aes(y=Undet_LSIL), colour="red") + 
  geom_line(aes(y=Det_LSIL), colour="blue") +
  coord_cartesian(
    xlim = c(2000,2050),
    ylim = c(0,1000000)) +
  geom_vline(xintercept = 2008,linetype="dashed",alpha=0.3) +
  geom_vline(xintercept = 2020,linetype="dashed",alpha=0.3)
p_LSIL


# HSIL
p_HSIL<-ggplot(result_tot, aes(x=Year)) +
  geom_line(aes(y=Undet_HSIL), colour="red") + 
  geom_line(aes(y=Det_HSIL), colour="blue") +
  coord_cartesian(
    xlim = c(2000,2050),
    ylim = c(0,1000000)) +
  geom_vline(xintercept = 2008,linetype="dashed",alpha=0.3) +
  geom_vline(xintercept = 2020,linetype="dashed",alpha=0.3)
p_HSIL


p_Cancer<-ggplot(result_tot, aes(x=Year)) +
  geom_line(aes(y=Undet_Cancer), colour="red") + 
  geom_line(aes(y=Det_Cancer), colour="blue") +
  geom_line(aes(y=Cancer_Death), colour="black") +
  coord_cartesian(
    xlim = c(2000,2050),
    ylim = c(0,50000)) +
  geom_vline(xintercept = 2008,linetype="dashed",alpha=0.3) +
  geom_vline(xintercept = 2020,linetype="dashed",alpha=0.3)
p_Cancer


## Integration attempt

test <- integrate(approxfun(result_tot$Year, result_tot$Undet_HSIL), 2020,2050)

test <- integrate(splinefun(result_tot$Year, result_tot$Undet_HSIL), 2020,2050)
# This gives lower absolute error
